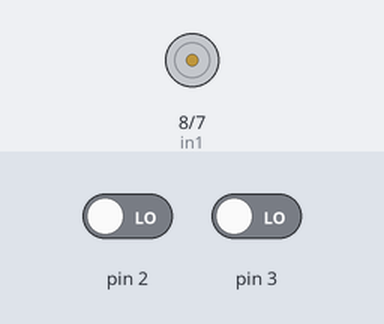
A sketch run on a simulated Arduino Uno, built with avr-gcc and run on an emulated ATmega328P. Parts: motor-driver pin pairs drawn as motors (green arrow = first pin HIGH = forward, orange = second pin HIGH = backward, longer = more drive, scaled by the enable pin). The inputs (shaded band) are chosen by the test bench; at power-on: pin 2 LOW, pin 3 LOW. What the sketch prints to the serial monitor is not drawn.

Above: at 1.2 s.
1.3 s: pin 2 driven HIGH
At 2.5 s:
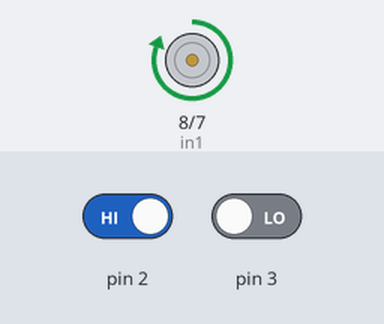
2.8 s: pin 3 driven HIGH
At 3.8 s:
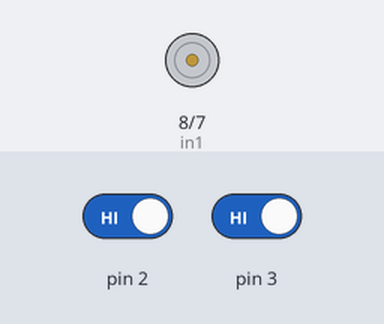
4.3 s: pin 2 driven LOW
At 4.8 s:
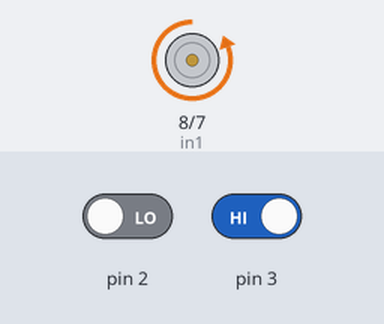
Timing chart, 0 to 7.3 s (numbered marks = the images above; inputs shaded):
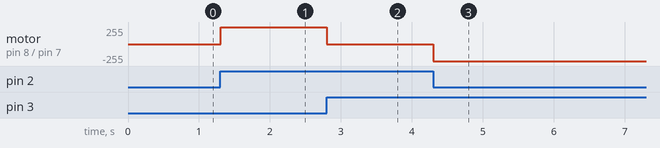

Measured:
- after the input at 1.3 s, motor on pin 8 (in1) / pin 7 (in2): stopped → forward 255/255 at once
- after the input at 2.8 s, motor on pin 8 (in1) / pin 7 (in2): forward 255/255 → stopped at once
- after the input at 4.3 s, motor on pin 8 (in1) / pin 7 (in2): stopped → backward 255/255 at once

The sketch:

challenge1.ino
```cpp
// Motor A connections
int enA = 9;
int in1 = 8;
int in2 = 7;


void setup() {
  // Set all the motor control pins to outputs
  pinMode(enA, OUTPUT);
  pinMode(in1, OUTPUT);
  pinMode(in2, OUTPUT);

  pinMode(2, INPUT);
  pinMode(3, INPUT);

  Serial.begin(9600);

  // Turn off motors - Initial state
  digitalWrite(in1, LOW);
  digitalWrite(in2, LOW);
}

void loop() {

  int buttonState2 = digitalRead(2);
  int buttonState3 = digitalRead(3);
  int power = 255;

  if(buttonState3 == HIGH and buttonState2 == HIGH){
    power = 0;
  }

  analogWrite(enA,power);

  if(buttonState2 == HIGH){
    digitalWrite(in1, HIGH);
    digitalWrite(in2, LOW);
  }
  else if(buttonState3 == HIGH){
    digitalWrite(in1, LOW);
    digitalWrite(in2, HIGH);
  }

  Serial.println(buttonState2);
  Serial.println(buttonState3);

}
```
